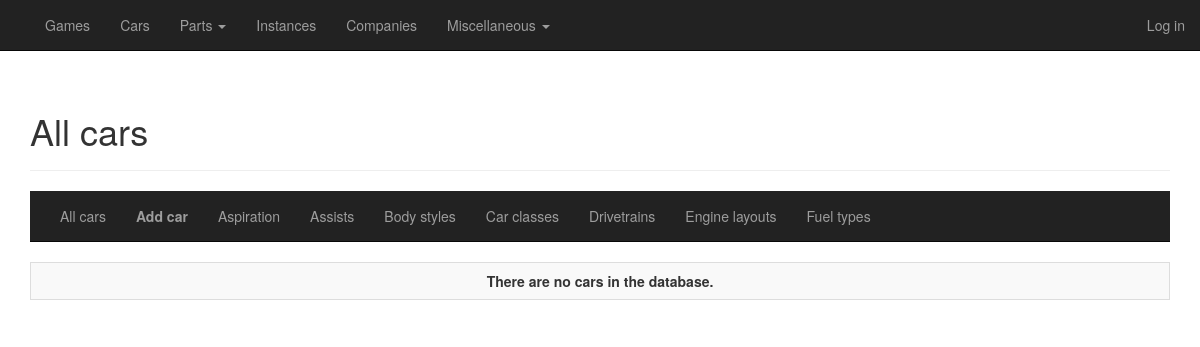
The page /cars/all on the database as committed earlier.
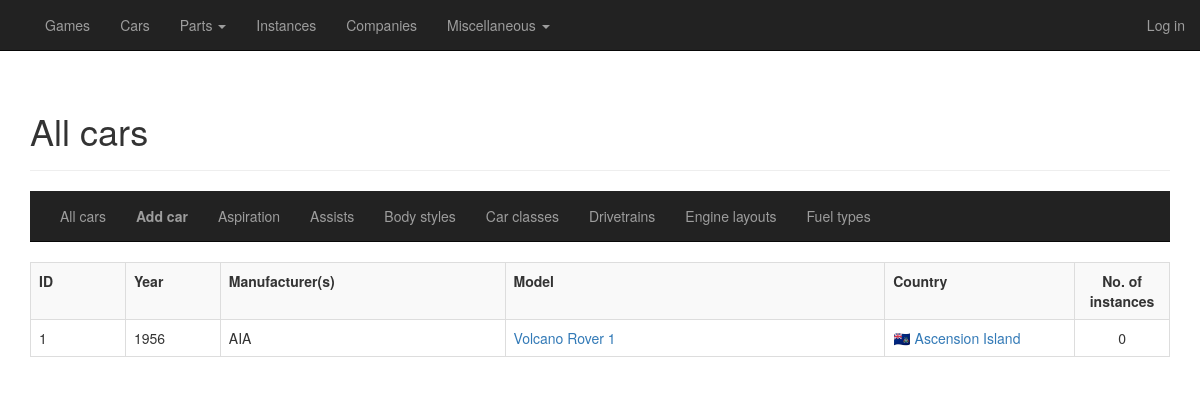
The same page on the database as committed later.
### general/models/car.py (models this page shows, shortened)
class Car(database.Model):
    __tablename__ = "cars"
    id = database.Column(database.Integer, primary_key=True)
    datetime_added = database.Column(database.DateTime, default=datetime.utcnow, index=True, nullable=False)
    datetime_edited = database.Column(database.DateTime, default=datetime.utcnow, index=True, nullable=False)
    is_deleted = database.Column(database.Boolean, default=False, index=True, nullable=False)
    year = database.Column(database.Integer, index=True, nullable=True)
    manufacturers = database.relationship('Company', secondary="car_manufacturer")
    manufacturers_display = database.Column(database.Unicode, index=True, nullable=False)
    model = database.Column(database.Unicode, index=True, nullable=False)
    name_display = database.Column(database.Unicode, index=True, nullable=False, unique=True)
    name_short = database.Column(database.Unicode, nullable=True)
    country_id = database.Column(database.Integer, database.ForeignKey("countries.id"), nullable=True)
    is_prototype = database.Column(database.Boolean, default=False, index=True, nullable=False)
    is_fictional = database.Column(database.Boolean, default=False, index=True, nullable=False)
    competitions = database.relationship('Competition', secondary="car_competition")
    car_class_id = database.Column(database.Integer, database.ForeignKey("car_classes.id"), index=True, nullable=True)
    body_style_id = database.Column(database.Integer, database.ForeignKey("body_styles.id"), index=True, nullable=False)
    engines = database.relationship('Engine', secondary="car_engine", lazy='dynamic')
    fuel_type_actual_id = database.Column(database.Integer, database.ForeignKey("fuel_types.id"), index=True,
                                          nullable=True)
    max_power_output_kw_actual = database.Column(database.Double, index=True, nullable=True)
    max_power_output_rpm_actual = database.Column(database.Integer, nullable=True)
    max_torque_nm_actual = database.Column(database.Double, index=True, nullable=True)
    max_torque_rpm_actual = database.Column(database.Integer, nullable=True)
    additional_forced_induction_id = database.Column(database.Integer, database.ForeignKey("forced_induction.id"),
                                                     nullable=True)
    transmission_id = database.Column(database.Integer, database.ForeignKey("transmissions.id"), nullable=True)
    transmission_type_actual_id = database.Column(database.Integer, database.ForeignKey("transmission_types.id"),
                                                  nullable=True)
    no_of_gears_actual = database.Column(database.Integer, index=True, nullable=True)
    engine_layout_id = database.Column(database.Integer, database.ForeignKey("engine_layouts.id"), index=True,
                                       nullable=False)
    drivetrain_id = database.Column(database.Integer, database.ForeignKey("drivetrains.id"), index=True, nullable=False)
    suspension_front_id = database.Column(database.Integer, database.ForeignKey("suspension.id"), index=True, nullable=True)
    suspension_rear_id = database.Column(database.Integer, database.ForeignKey("suspension.id"), index=True, nullable=True)
    curb_weight_kg = database.Column(database.Double, index=True, nullable=True)
    weight_distribution = database.Column(database.Double, index=True, nullable=True)
    tires_front = database.Column(database.Unicode, nullable=True)
    tires_rear = database.Column(database.Unicode, nullable=True)
    acceleration_0_to_100_kmh_sec = database.Column(database.Double, index=True, nullable=True)
    maximum_speed_kmh = database.Column(database.Double, index=True, nullable=True)
    power_to_weight_ratio = database.Column(database.Double, index=True, nullable=True)
    assists = database.relationship('Assist', secondary="car_assist")
    no_of_instances = database.Column(database.Integer, default=0, index=True, nullable=False)
    instances = database.relationship('Instance', backref='car', lazy='dynamic')
    texts = database.relationship('CarText', backref='car', lazy='dynamic')
    images = database.relationship('CarImage', backref='car', lazy='dynamic')
    def get_country(self):
        return self.country.name_display if self.country_id is not None else "n/a"

### general/models/misc.py (models this page shows, shortened)
class Country(database.Model):
    __tablename__ = "countries"
    id = database.Column(database.Integer, primary_key=True)
    name_full = database.Column(database.Unicode, nullable=False)
    name_display = database.Column(database.Unicode, index=True, nullable=False)
    name_short = database.Column(database.Unicode, nullable=False)
    no_of_companies_game = database.Column(database.Integer, default=0, nullable=True)
    no_of_companies_car = database.Column(database.Integer, default=0, nullable=True)
    no_of_games = database.Column(database.Integer, default=0, nullable=True)
    no_of_cars = database.Column(database.Integer, default=0, nullable=True)
    companies = database.relationship('Company', backref='country', lazy='dynamic')
    cars = database.relationship('Car', backref='country', lazy='dynamic')
    texts = database.relationship('CountryText', backref='country', lazy='dynamic')
    images = database.relationship('CountryImage', backref='country', lazy='dynamic')
    locations = database.relationship('Location', backref='country', lazy='dynamic')

### general/routes_cars.py (the view)
@cardb.route("/cars", methods=['GET'])
@cardb.route("/cars/all", methods=['GET'])
def overview_cars():
    cars = Car.query.\
        filter(Car.is_deleted != True)\
        .order_by(Car.manufacturers_display.asc(), Car.year.asc(), Car.model.asc()).all()
    return render_template("cars_overview.html",
                           title="All cars",
                           heading="All cars",
                           cars=cars,
                           viewing="cars")

### general/templates/cars_overview.html
{% extends "cars_base.html" %}
{% block cars_content %}
    <div>
        <table class="table table-hover table-bordered table-striped">
            {% if cars == [] %}
            <tr>
                <td class="col-sm-12 text-center"><b>There are no cars in the database.</b></td>
            </tr>
            {% else %}
            {% include "_cars_top.html" %}
                {% for car in cars %}
                    {% with car=car %}
                        {% include "_cars_row.html" %}
                    {% endwith %}
                {% endfor %}
            {% endif %}
        </table>
    </div>
{% endblock %}

### general/templates/_cars_row.html
<tr>
    <td class="col-sm-1">{{ car.id }}</td>
    <td class="col-sm-1">{{ car.year }}</td>
    <td class="col-sm-3">{{ car.manufacturers_display }}</td>
    <td class="col-sm-4"><a href="{{ url_for('detail_car', id=car.id) }}">{{ car.model }}</a></td>
    <td class="col-sm-2">{% if car.get_country() != "n/a" %}<a href="{{ url_for('detail_country', id=car.country.id) }}">{{ car.get_country() }}</a>{% else %}{{ car.get_country() }}{% endif %}</td>
    <td class="col-sm-1 text-center">{{ car.no_of_instances }}</td>
</tr>

Rows that differ between the two databases and show on the page:
added Car: id "1", year "1956", manufacturers_display "AIA", model "Volcano Rover 1", get_country "🇦🇨 Ascension Island", no_of_instances "0"
Other text that changed with them:
text no longer shown: "There are no cars in the database."
text now shown: "ID Year Manufacturer(s) Model Country No. of instances"
